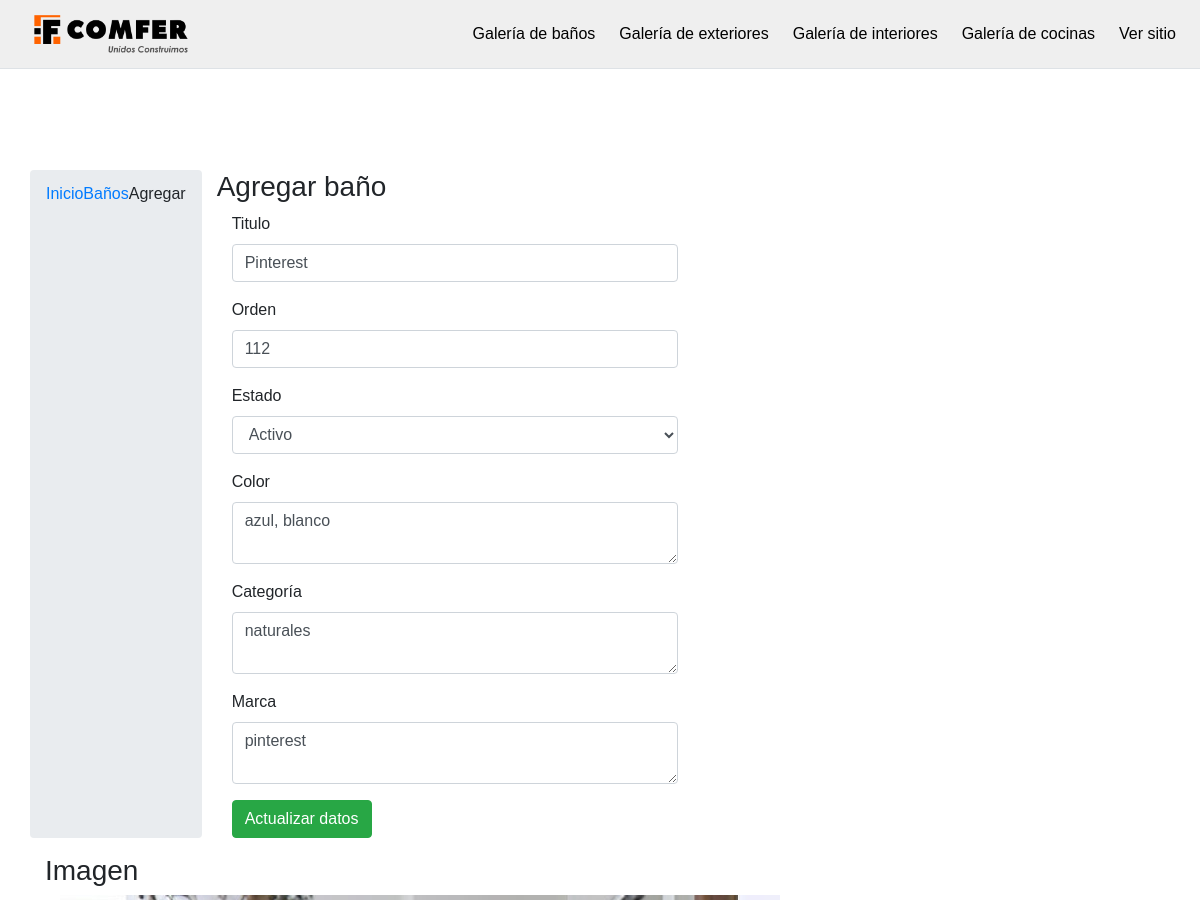
/admin/banoadd.php (upper part), run on an earlier commit of the app's database.
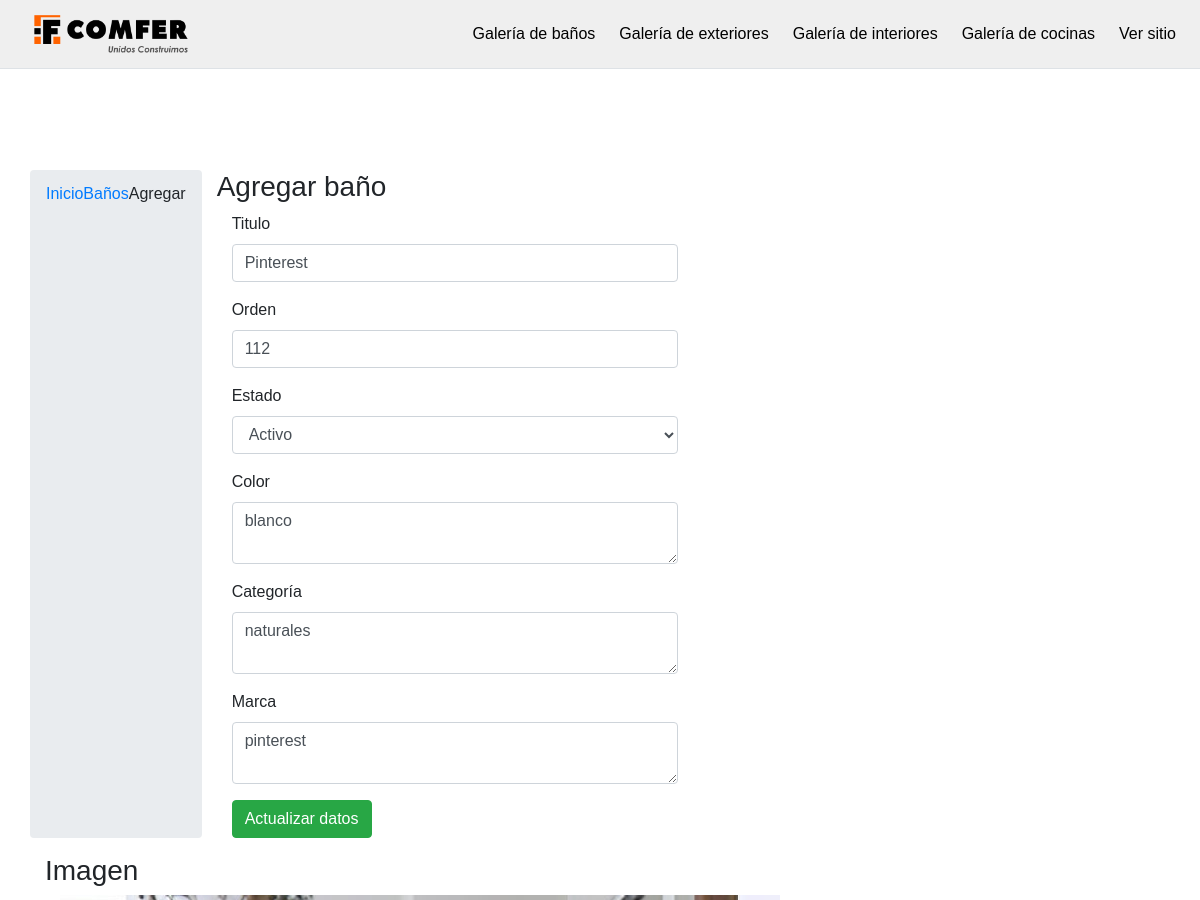
And on a later commit of the database.
### tables this page shows
CREATE TABLE `bano` (
  `id` int(11) NOT NULL,
  `titulo` varchar(255) NOT NULL,
  `url_image` varchar(255) NOT NULL,
  `estado` int(1) NOT NULL,
  `orden` int(2) NOT NULL,
  `color` varchar(50) NOT NULL,
  `categoria` varchar(50) NOT NULL,
  `marca` varchar(50) NOT NULL
);

### admin/banoadd.php (the view, shortened to what this page needs)
<?php
include("../conexion.php");
$sql_last = mysqli_query($con, "select LAST_INSERT_ID(id) as last from bano order by id desc limit 0,1");
$rw = mysqli_fetch_array($sql_last);
$id_bano = intval($rw['last']);
$sql = mysqli_query($con, "select * from bano where id='$id_bano' limit 0,1");
$rw = mysqli_fetch_array($sql);
$titulo = $rw['titulo'];
$url_image = $rw['url_image'];
$orden = intval($rw['orden']);
$estado = intval($rw['estado']);
$color = $rw['color'];
$categoria = $rw['categoria'];
$marca = $rw['marca'];
include("top_menu.php");
?>
<div class="container add">
	<div class="row">
		<ol class="breadcrumb">
			<li><a href="#">Inicio</a></li>
			<li><a href="banolist.php">Baños</a></li>
			<li class="active">Agregar</li>
		</ol>
		<div class="col-md-7">
			<h3><span class="glyphicon glyphicon-edit"></span> Agregar baño</h3>
			<form class="form-horizontal" id="editar_bano">
				<div class="form-group">
					<label for="titulo" class="col-sm-3 control-label">Titulo</label>
					<div class="col-sm-9">
						<input type="text" class="form-control" id="titulo" value="<?php echo $titulo; ?>" required name="titulo">
					</div>
				</div>
				<div class="form-group">
					<label for="orden" class="col-sm-3 control-label">Orden</label>
					<div class="col-sm-9">
						<input type="number" class="form-control" id="orden" name="orden" value="<?php echo $orden; ?>">
					</div>
				</div>
				<div class="form-group">
					<label for="estado" class="col-sm-3 control-label">Estado</label>
					<div class="col-sm-9">
						<select class="form-control" id="estado" required name="estado">
							<option value="1" <?php if ($estado == 1) {
													echo "selected";
												} ?>>Activo</option>
						</select>
					</div>
				</div>
				<div class="form-group">
					<label for="titulo" class="col-sm-3 control-label">Color</label>
					<div class="col-sm-9">
						<textarea class='form-control' name="color" id="color" required rows=2><?php echo $color; ?></textarea>
					</div>
				</div>
				<div class="form-group">
					<label for="titulo" class="col-sm-3 control-label">Categoría</label>
					<div class="col-sm-9">
						<textarea class='form-control' name="categoria" id="categoria" required rows=2><?php echo $categoria; ?></textarea>
					</div>
				</div>
				<div class="form-group">
					<label for="titulo" class="col-sm-3 control-label">Marca</label>
					<div class="col-sm-9">
						<textarea class='form-control' name="marca" id="marca" required rows=2><?php echo $marca; ?></textarea>
					</div>
				</div>
				<div class="form-group">
					<div class="col-sm-offset-3 col-sm-9">
						<button type="submit" class="btn btn-success">Actualizar datos</button>
					</div>
				</div>
			</form>
		</div>
		<div class="col-md-5">
			<h3><span class="glyphicon glyphicon-picture"></span> Imagen</h3>
			<form class="form-vertical">
				<div class="form-group">
					<div class="col-sm-12">
						<div class="fileinput fileinput-new" data-provides="fileinput">
							<div class="fileinput-new thumbnail" style="max-width: 100%;">
								<img class="img-rounded" src="../img/banner/<?php echo $url_image; ?>" />
							</div>
						</div>
					</div>
				</div>
			</form>
		</div>
	</div>
</div>
<?php include("footer.php"); ?>

What changed in the data, as far as the page shows it:
changed bano "Pinterest": color "azul, blanco" → "blanco"
